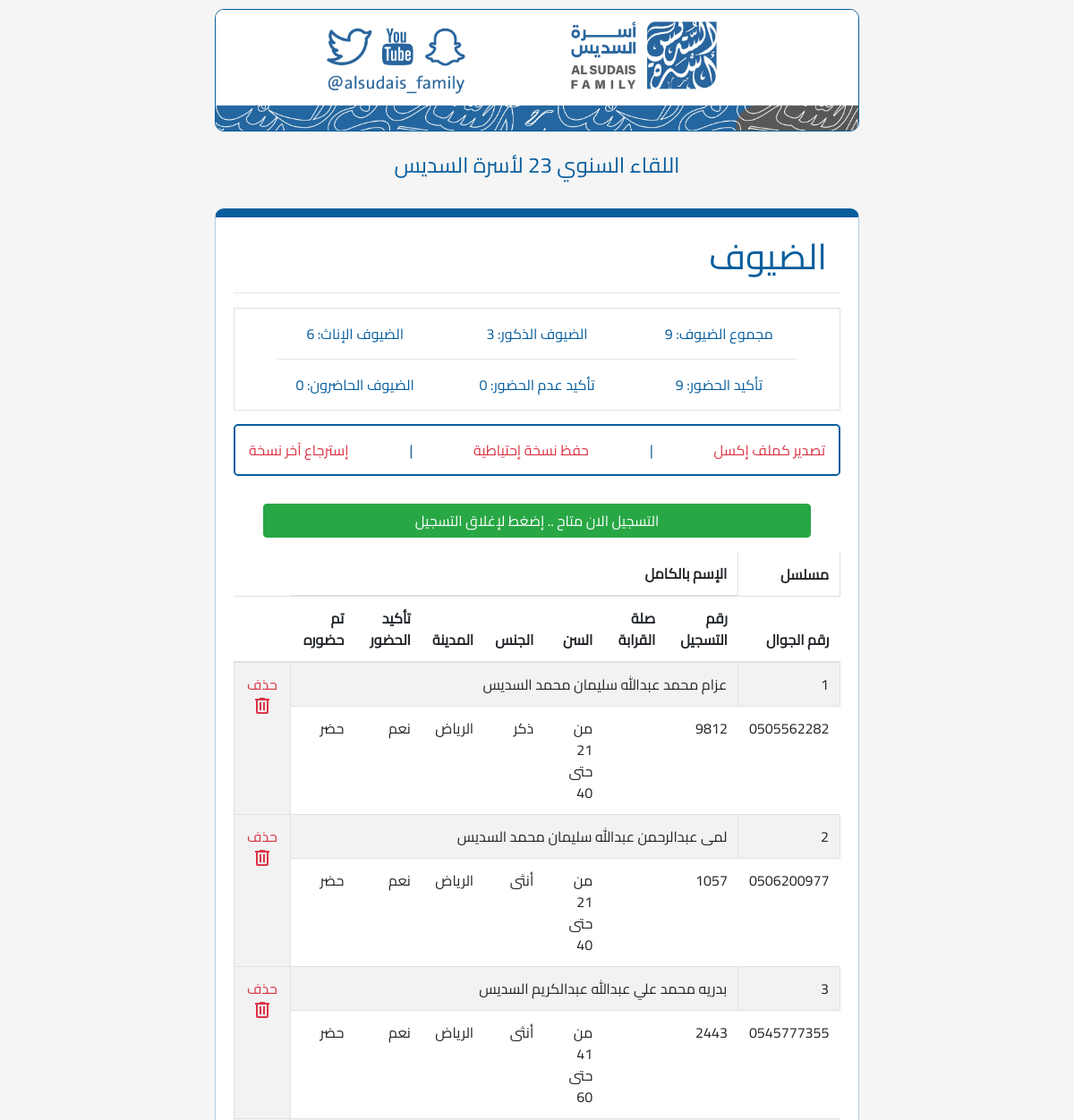
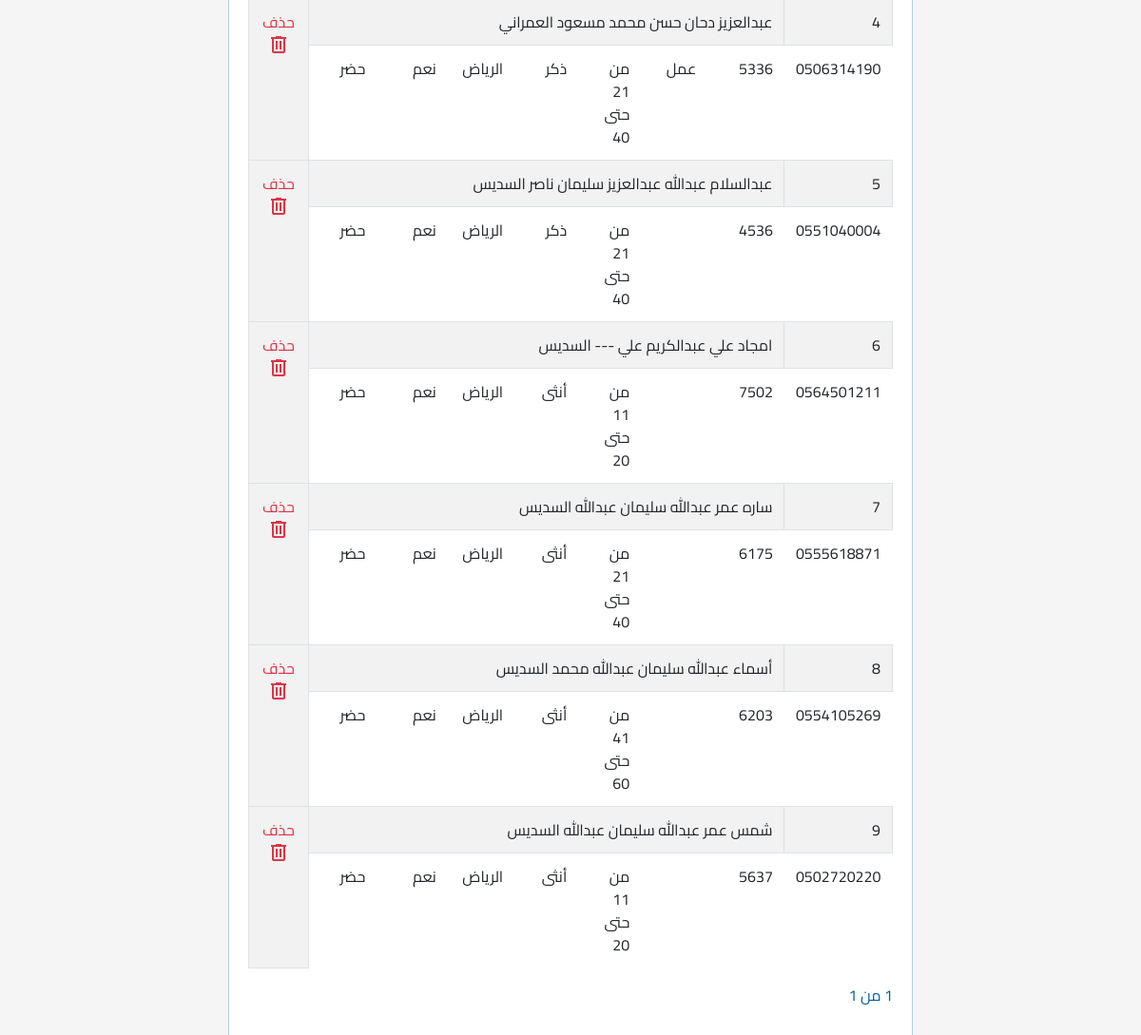
The page /admin on the database its author committed (2 pictures, top to bottom).
### app.py (models this page shows)
class Registration(db.Model):
    __tablename__ = "registration"
    id = db.Column(db.Integer, primary_key=True, autoincrement=True)
    phone_number = db.Column(db.String(16), unique=True, nullable=False)
    first_name = db.Column(db.Text, nullable=False)
    family_name = db.Column(db.Text, nullable=False)
    father_name = db.Column(db.Text)
    first_grand_name = db.Column(db.Text)
    second_grand_name = db.Column(db.Text)
    third_grand_name = db.Column(db.Text)
    relation = db.Column(db.Text)
    age = db.Column(db.String(3))
    gender = db.Column(db.String(15))
    city = db.Column(db.Text)
    attendance = db.Column(db.Text, nullable=False)
    ideas = db.Column(db.Text)
    registration_number = db.Column(db.String(4), unique=True)
    prize_id = db.Column(db.Integer, db.ForeignKey("prize.id", name="fk_reg_prize_id"))
    is_attended = db.Column(db.Boolean, default=False)

### app.py (the view)
@app.route("/admin", methods=["GET", "POST"])
def admin():
    close_registrations = app.config["Close_Registrations"]
    close_registrations_form = CloseRegistrationForm()
    if request.method == "POST" and close_registrations_form.validate_on_submit():
        app.config["Close_Registrations"] = not close_registrations
        close_registrations_form.close_status.data = not close_registrations
        flash("تم تغيير حالة التسجيل بنجاح", "success")
        return redirect(url_for("admin"))
    page = request.args.get("page", 1, type=int)
    per_page = 50  # Number of logs per page
    guests_query = Registration.query
    guests_page = guests_query.paginate(page=page, per_page=per_page)
    guests_count = guests_query.count()
    guest_attendance = guests_query.filter(
        Registration.attendance == "سوف أحضر باذن الله"
    ).count()
    guest_not_attendance = guests_query.filter(
        Registration.attendance == "أعتذر عن الحضور"
    ).count()
    guest_is_attended = guests_query.filter(Registration.is_attended is True).count()
    guest_male = guests_query.filter(Registration.gender == "ذكر").count()
    guest_female = guests_query.filter(Registration.gender == "أنثى").count()
    return render_template(
        "admin.html",
        guests=guests_page,
        guests_count=guests_count,
        guest_attendance=guest_attendance,
        guest_not_attendance=guest_not_attendance,
        guest_is_attended=guest_is_attended,
        guest_male=guest_male,
        guest_female=guest_female,
        close_registrations=close_registrations,
        form=close_registrations_form,
    )

### templates/admin.html (shortened to what this page needs)
<!DOCTYPE html>
{% extends 'master.html' %}
{% block content %}
    <h1 class="col">الضيوف</h1>
    <hr>
<div class="border border-1 text-center px-5">
    <div class="row pt-3">
        <div class="col-md-4">
                <p>مجموع الضيوف: {{guests_count}}</p>
        </div>
        <div class="col-md-4">
                <p>الضيوف الذكور: {{guest_male}}</p>
        </div>
        <div class="col-md-4">
                <p>الضيوف الإناث: {{guest_female}}</p>
        </div>
    </div>
    <hr class="p-0 m-0">
    <div class="row pt-3">
        <div class="col-md-4">
                <p>تأكيد الحضور: {{guest_attendance}}</p>
        </div>
        <div class="col-md-4">
                <p>تأكيد عدم الحضور: {{guest_not_attendance}}</p>
        </div>
        <div class="col-md-4">
                <p>الضيوف الحاضرون: {{guest_is_attended}}</p>
        </div>
    </div>
</div>
    <div style="display: flex; justify-content: space-between; padding:15px; margin-block: 15px; border-color: #085E9D; border-width: 2px; border-radius: 5px; border-style: solid;">
        <a href="{{ url_for('export_to_excel') }}" class="text-danger">تصدير كملف إكسل</a>
        <a style="color: 3085E9D;"> | </a>
        <a href="{{ url_for('backup_db') }}" class="text-danger">حفظ نسخة إحتياطية</a>
        <a style="color: 3085E9D;"> | </a>
        <a href="{{ url_for('restore_db') }}" class="text-danger" onclick="return confirm('هل أنت متأكد من إسترجاع آخر نسخة من قاعدة البيانات؟')" >إسترجاع آخر نسخة</a>
    </div>
    <div>
        <form action="{{ url_for('admin') }}" method="post" class="py-3">
            <div class="row">
                {%if close_registrations%}
                <button type="submit" class="col btn btn-danger mx-5">التسجيل الان مغلق .. إضغط لإتاحة التسجيل</button>
                {%else%}
                <button type="submit" class="col btn btn-success mx-5">التسجيل الان متاح .. إضغط لإغلاق التسجيل</button>
                {%endif%}
            </div>
        </form>
    </div>
    <table class="table table-striped table-responsive">
        <thead>
                <th class="border border-1">مسلسل</th>
                <th colspan="7">الإسم بالكامل</th>
            <tr>
                <th>رقم الجوال</th>
                <th>رقم التسجيل</th>
                <th>صلة القرابة</th>
                <th>السن</th>
                <th>الجنس</th>
                <th>المدينة</th>
                <th>تأكيد الحضور</th>
                <th>تم حضوره</th>
                <th></th>
            </tr>
        </thead>
        <tbody>
            {% for guest in guests.items %}
            <tr>
                <td class="border border-1">{{ loop.index }}</td>
                <td colspan="7">{{ guest.first_name }} {{ guest.father_name }} {{ guest.first_grand_name }} {{ guest.second_grand_name }} {{ guest.third_grand_name }} {{ guest.family_name }}</td>
                <td class="border border-1 text-center" rowspan="2">
                    <a class="text-danger" href="{{ url_for('delete_guest', guest_phoneno=guest.phone_number) }}" onclick="return confirm('هل أنت متأكد من الحذف؟')">حذف
                        <span class="material-symbols-outlined">delete</span>
                    </a>
                </td>
            </tr>
            <tr>
                <td>{{ guest.phone_number }}</td>
                <td>{{ guest.registration_number }}</td>
                <td>{{ guest.relation }}</td>
                <td>{{ guest.age|replace('سنة', '') }}</td>
                <td>{{ guest.gender }}</td>
                <td>{{ guest.city }}</td>
                <td>{% if guest.attendance=='سوف أحضر باذن الله' %}نعم{% else %}أعتذر{%endif%}</td>
                <td>{% if guest.is_attended %}حضر{% else %}لم يحضر{%endif%}</td>
            </tr>
            {% endfor %}
        </tbody>
    </table>
<div class="pagination">
    <span>{{ guests.page }} من {{ guests.pages }}</span>
</div>
<br>
{% endblock %}

### static/styles/mystyle.css (style rules this page uses)
* { font-family: 'Cairo-Regular', sans-serif; }
body { font-family: 'Cairo-Regular', sans-serif; background-color: whitesmoke; color: #085E9D; font-family: Arial, sans-serif; margin-left: auto; margin-right: auto; }
@media (min-width: 768px) { body { max-width: 60%; } }

### rows shown on the page
Registration: first_name "عزام", father_name "محمد", first_grand_name "عبدالله", second_grand_name "سليمان", third_grand_name "محمد", family_name "السديس", phone_number "0505562282", registration_number "9812", age "من 21 حتى 40", gender "ذكر", city "الرياض", shows "نعم", is_attended "حضر"
Registration: first_name "لمى", father_name "عبدالرحمن", first_grand_name "عبدالله", second_grand_name "سليمان", third_grand_name "محمد", family_name "السديس", phone_number "0506200977", registration_number "1057", age "من 21 حتى 40", gender "أنثى", city "الرياض", shows "نعم", is_attended "حضر"
Registration: first_name "بدريه", father_name "محمد", first_grand_name "علي", second_grand_name "عبدالله", third_grand_name "عبدالكريم", family_name "السديس", phone_number "0545777355", registration_number "2443", age "من 41 حتى 60", gender "أنثى", city "الرياض", shows "نعم", is_attended "حضر"
Registration: first_name "عبدالعزيز", father_name "دحان", first_grand_name "حسن", second_grand_name "محمد", third_grand_name "مسعود", family_name "العمراني", phone_number "0506314190", registration_number "5336", relation "عمل", age "من 21 حتى 40", gender "ذكر", city "الرياض", shows "نعم", is_attended "حضر"
Registration: first_name "عبدالسلام", father_name "عبدالله", first_grand_name "عبدالعزيز", second_grand_name "سليمان", third_grand_name "ناصر", family_name "السديس", phone_number "0551040004", registration_number "4536", age "من 21 حتى 40", gender "ذكر", city "الرياض", shows "نعم", is_attended "حضر"
Registration: first_name "امجاد", father_name "علي", first_grand_name "عبدالكريم", second_grand_name "علي", third_grand_name "---", family_name "السديس", phone_number "0564501211", registration_number "7502", age "من 11 حتى 20", gender "أنثى", city "الرياض", shows "نعم", is_attended "حضر"
Registration: first_name "ساره", father_name "عمر", first_grand_name "عبدالله", second_grand_name "سليمان", third_grand_name "عبدالله", family_name "السديس", phone_number "0555618871", registration_number "6175", age "من 21 حتى 40", gender "أنثى", city "الرياض", shows "نعم", is_attended "حضر"
Registration: first_name "أسماء", father_name "عبدالله", first_grand_name "سليمان", second_grand_name "عبدالله", third_grand_name "محمد", family_name "السديس", phone_number "0554105269", registration_number "6203", age "من 41 حتى 60", gender "أنثى", city "الرياض", shows "نعم", is_attended "حضر"
Registration: first_name "شمس", father_name "عمر", first_grand_name "عبدالله", second_grand_name "سليمان", third_grand_name "عبدالله", family_name "السديس", phone_number "0502720220", registration_number "5637", age "من 11 حتى 20", gender "أنثى", city "الرياض", shows "نعم", is_attended "حضر"

### other values the page prints
{{ guests_count }} "9"
{{ guest_male }} "3"
{{ guest_female }} "6"
{{ guest_attendance }} "9"
{{ guest_not_attendance }} "0"
{{ guest_is_attended }} "0"
{{ guests.pages }} "1"
